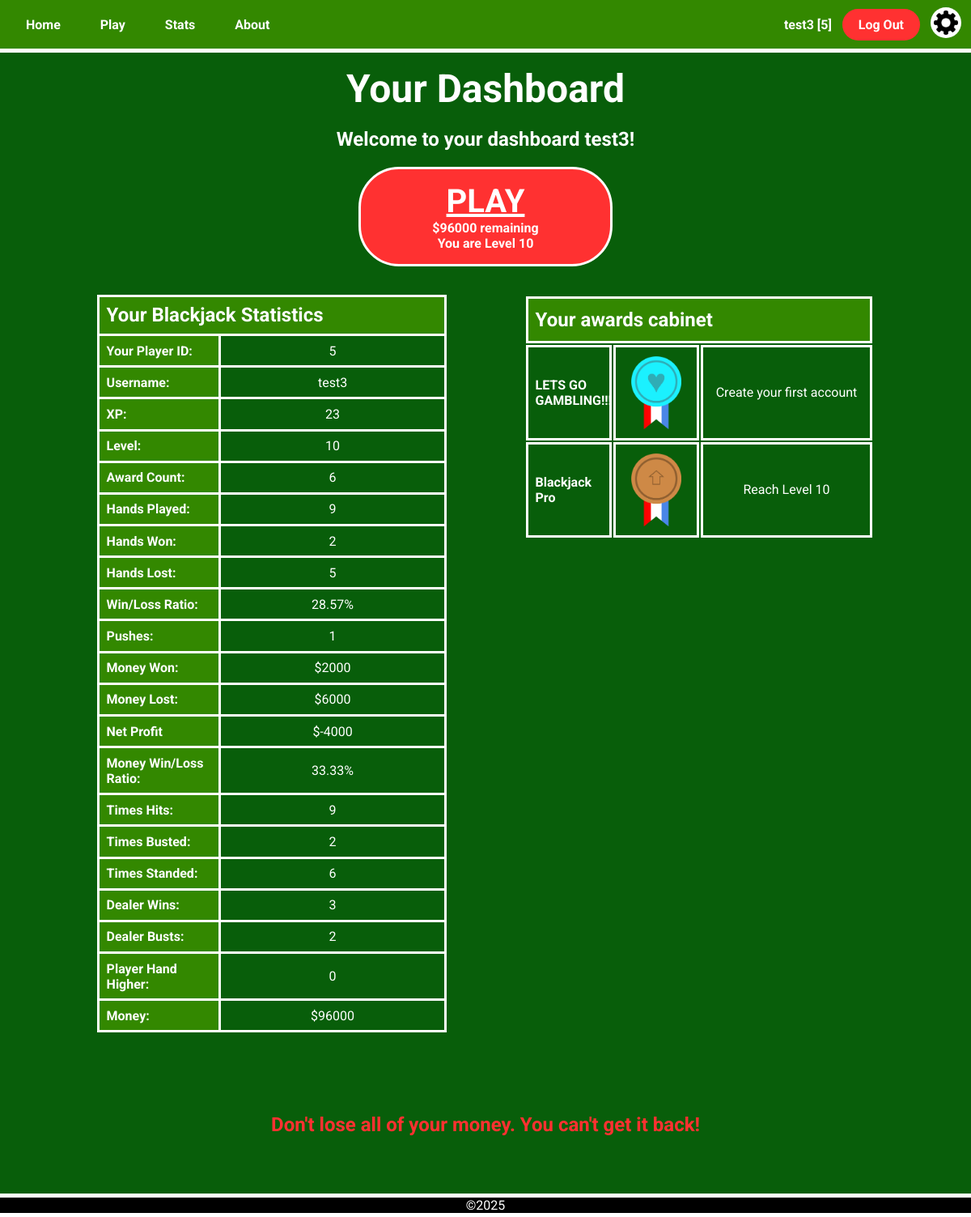
/dashboard (signed in), run on an earlier commit of the app's database.
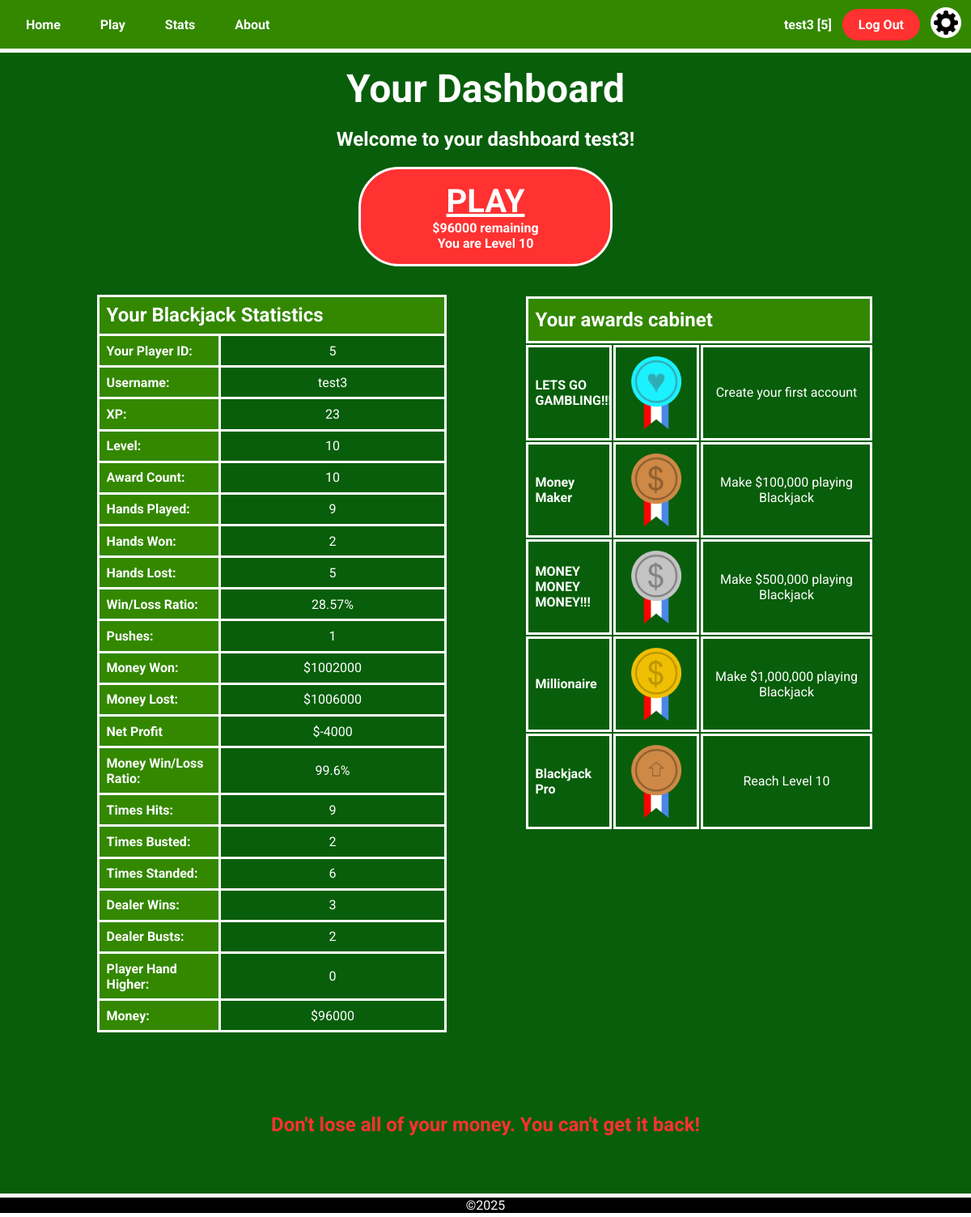
And on a later commit of the database.
### tables this page shows
CREATE TABLE Player (id INTEGER, username TEXT UNIQUE, password TEXT, xp INTEGER DEFAULT (0), level INTEGER DEFAULT (1), award_count INTEGER DEFAULT (0), hands_played INTEGER DEFAULT (0), wins INTEGER DEFAULT (0), losses INTEGER DEFAULT (0), pushes INTEGER DEFAULT (0), money_wins INTEGER DEFAULT (0), money_losses INTEGER DEFAULT (0), hits INTEGER DEFAULT (0), busts INTEGER DEFAULT (0), stands INTEGER DEFAULT (0), dealer_higher INTEGER DEFAULT (0), dealer_busts INTEGER DEFAULT (0), player_higher INTEGER DEFAULT (0), money INTEGER DEFAULT (100000), PRIMARY KEY (id));

CREATE TABLE Award (id INTEGER, name TEXT, description TEXT, image TEXT, PRIMARY KEY (id));

### blackjack.py (the view)
@app.route('/dashboard')
def dashboard():
    if not session.get("logged_in"):
        return redirect('/home')
    elif session.get('active_hand'):
        flash("Please finish your active hand")
        return redirect('/play')
    user_id = session.get("user_id")
    username = session.get("username")
    with sqlite3.connect(DATABASE) as db:
        db.row_factory = sqlite3.Row
        cursor = db.cursor()
        sql = "SELECT * FROM Player WHERE id = ?"
        cursor.execute(sql, (user_id,))
        stats_data = cursor.fetchone()
        sql = '''SELECT name, description, image FROM Award WHERE id IN(
        SELECT aid FROM PlayerAward WHERE pid=?);'''
        cursor.execute(sql, (user_id,))
        awards = [dict(row) for row in cursor.fetchall()]
    if stats_data['wins']+stats_data['losses'] == 0:
        hands_win_loss_ratio = 0
    else:
        hands_win_loss_ratio = stats_data['wins']/(stats_data['wins']+stats_data['losses'])
    if stats_data['money_losses'] == 0:
        money_loss_ratio = 0
    else:
        money_loss_ratio = stats_data['money_wins']/stats_data['money_losses']
    return render_template(
        "dashboard.html",
        title="Dashboard",
        user_id=user_id,
        username=username,
        stats_data=stats_data,
        awards=awards,
        hands_win_loss_ratio=round(hands_win_loss_ratio*100, 2),
        money_loss_ratio=round(money_loss_ratio*100, 2))

### blackjack.py (called while the page is built, shortened)
@app.context_processor
def inject_variables():
    return dict(logged_in=session.get("logged_in"),
                show_footer=True,
                username=session.get('username'),
                user_id=session.get('user_id'))

def awarding_player(claimed_awards, cursor, user_id, criteria, aid, stat):
    for i in range(len(criteria)):
        if stat >= criteria[i]:
            has_award = any(pid.get('aid') == aid[i] for pid in claimed_awards)

### templates/dashboard.html (shortened to what this page needs)
{% extends "layout.html" %}
{% block content %}
<h1 class="title">
    Your Dashboard
</h1>
<h2 class="sub_heading">Welcome to your dashboard {{username}}!</h2>
<div class="dashboard_play_button">
    <a href="play">
      <span class="play_text">
        PLAY
      </span>
      <div class="dashboard_money">
        ${{stats_data['money']}} remaining
      </div>
      <div class="level_message">
        You are Level {{stats_data['level']}}
      </div>
    </a>
</div>
<div class="stats">
  {% if stats_data %}
  <table class="player_stats_table">
    <tr>
      <th class="player_stats_table_title" colspan="2">
        Your Blackjack Statistics
      </th>
    </tr>
    <tr>
      <th>Your Player ID:</th>
      <td>{{stats_data['id']}}</td>
    </tr>
    <tr>
      <th>Username:</th>
      <td>{{stats_data['username']}}</td>
    </tr>
    <tr>
      <th>XP:</th>
      <td>{{stats_data['xp']}}</td>
    </tr>
    <tr>
      <th>Level:</th>
      <td>{{stats_data['level']}}</td>
    </tr>
    <tr>
      <th>Award Count:</th>
      <td>{{stats_data['award_count']}}</td>
    </tr>
    <tr>
      <th>Hands Played:</th>
      <td>{{stats_data['hands_played']}}</td>
    </tr>
    <tr>
      <th>Hands Won:</th>
      <td>{{stats_data['wins']}}</td>
    </tr>
    <tr>
      <th>Hands Lost:</th>
      <td>{{stats_data['losses']}}</td>
    </tr>
    <tr>
      <th>Win/Loss Ratio:</th>
      <td>{{hands_win_loss_ratio}}%</td>
    </tr>
    <tr>
      <th>Pushes:</th>
      <td>{{stats_data['pushes']}}</td>
    </tr>
    <tr>
      <th>Money Won:</th>
      <td>${{stats_data['money_wins']}}</td>
    </tr>
    <tr>
      <th>Money Lost:</th>
      <td>${{stats_data['money_losses']}}</td>
    </tr>
    {% set net_profit = stats_data['money_wins'] - stats_data['money_losses'] %}
    <tr>
      <th>Net Profit</th>
      <td>${{net_profit}}</td>
    </tr>
    <tr>
      <th>Money Win/Loss Ratio:</th>
      <td>{{money_loss_ratio}}%</td>
    </tr>
    <tr>
      <th>Times Hits:</th>
      <td>{{stats_data['hits']}}</td>
    </tr>
    <tr>
      <th>Times Busted:</th>
      <td>{{stats_data['busts']}}</td>
    </tr>
    <tr>
      <th>Times Standed:</th>
      <td>{{stats_data['stands']}}</td>
    </tr>
    <tr>
      <th>Dealer Wins:</th>
      <td>{{stats_data['dealer_higher']}}</td>
    </tr>
    <tr>
      <th>Dealer Busts:</th>
      <td>{{stats_data['dealer_busts']}}</td>
    </tr>
    <tr>
      <th>Player Hand Higher:</th>
      <td>{{stats_data['player_higher']}}</td>
    </tr>
    <tr>
      <th>Money:</th>
      <td>${{stats_data['money']}}</td>
    </tr>
  </table>
  <table class="awards_table">
    <tr>
      <th colspan="3" class="awards_table_title">
        Your awards cabinet
      </th>
    {% for award in awards %}
    <tr>
      <th>{{award.name}}</th>
      <td class="award_img_box"><img class="award_img" src="{{award.image}}" alt=""></td>
      <td>{{award.description}}</td>
    </tr>
    {% endfor %}
  </table>
  {% endif %}
</div>
<div>
  <h2 class="dashboard_money_message">Don't lose all of your money. You can't get it back!</h2>
</div>
{% endblock %}

### templates/layout.html (shortened to what this page needs)
<!DOCTYPE html>
<html lang="en">
<head>
    <link rel="stylesheet" href="../static/css/style.css">
</head>
<body>
    <nav>{% include "navigation.html"%}</nav>
    <main>{% block content %} {% endblock %}</main>
    {% if show_footer %}
    <footer>
        ©2025
    </footer>
    {% endif %}
</body>
</html>

### templates/navigation.html
<div class="navigation_bar">
    <div class="navigation_links">
        <a href="/home">Home</a>
        <a href="/play">Play</a>
        <a href="/stats">Stats</a>
        <a href="/about">About</a>
    </div>
    {% if logged_in %}
    <div class="navigation_buttons">
        <div class="player_tag">
            <a href="/dashboard">{{username}} [{{user_id}}]</a>
        </div>
        <div class="signlog">
            <a href="log_out">Log Out</a>
        </div>
        <a class="settings_button" href="settings">
            <img src="/static/images/settings_button.png" alt="Settings">
        </a>
    </div>
    {% else %}
    <div class="signlog">
        <a href="/login">Login</a>
        <a href="/signup">Signup</a>
    </div>
    {% endif %}
</div>

### static/css/style.css (style rules this page uses)
body { background-color: #085e0a; font-family: "Roboto", sans-serif; margin: 0; padding: 0; color: white; }
footer { background-color: #000000; border-top: 5px solid white; border-bottom: 5px solid white; text-align: center; color: white; width: 100%; position: fixed; bottom: 0; }
.title { margin: 1rem; font-size: 3rem; text-align: center; color: white; }
.sub_heading { text-align: center; color: #FFFFFF; }
.navigation_bar { background-color: #338800; display: flex; justify-content: space-between; align-items: center; padding: 0 12px; margin-left: 0; border-bottom: 5px solid white; height: 60px; }
.navigation_links a { margin-right: 5px; padding: 20px 20px; border-radius: 2px; color: #FFFFFF; font-weight: bold; text-decoration: none; height: 100%; }
.player_tag { display: inline-block; vertical-align: middle; color: #FFFFFF; font-weight: bold; }
.player_tag a { color: white; text-decoration: none; }
.signlog a { margin-right: 0px; margin-left: 9px; background-color: #ff3131; color:#FFFFFF; padding: 10px 20px; border-radius: 50px; font-weight: bold; text-decoration: none; }
.signlog, .settings_button { display: inline-block; vertical-align: middle; }
.settings_button img { width: 30px; height: 30px; margin: 0; padding: 4px; background-color: white; border-radius: 100%; cursor: pointer; margin-left: 9px; }
.player_stats_table { border-collapse: collapse; width: 100%; text-align: center; color: #FFFFFF; margin-bottom: 100px; }
.player_stats_table_title { font-size: 1.5rem; }
.player_stats_table th { border: 3px solid white; text-align: left; padding: 2%; background-color: #338800; width: 35%; }
.player_stats_table td { border: 3px solid white; padding: 2%; }
.awards_table { width: 100%; height: fit-content; text-align: center; color: #FFFFFF; }
.awards_table_title { background-color: #338800; color: #FFFFFF; font-size: 1.5rem; height: fit-content; }
.awards_table th { border: 3px solid white; height: 50px; width: 25%; text-align: left; padding-left: 2%; }
.awards_table td { border: 3px solid white; }
.award_img { width: 90px; height: 90px; object-fit: contain; display: block; margin: 10px auto; }
.award_img_box { text-align: center; width: 25%; }
.stats { color: #FFFFFF; display: grid; grid-template-columns: 1fr 1fr; margin: 0 10%; gap: 10%; margin-top: 35px; padding-bottom: 0; }
.dashboard_play_button { display: flex; justify-content: center; margin: 20px 0; width: 100%; }
.dashboard_play_button a { font-weight: bold; background-color: #ff3131; padding: 1rem 5.5rem; border: 3px solid white; border-radius: 50px; color: #FFFFFF; text-decoration: none; display: inline-block; }
.dashboard_play_button span { display: block; text-align: center; font-size: 2.5rem; margin-bottom: 0; }
.dashboard_money { font-size: 16px; text-align: center; }
.play_text { text-decoration: underline; }
.level_message { text-align: center; font-size: 16px; }
.dashboard_money_message { color: #ff3131; padding: 100px; text-align: center; padding-top: 0; margin: 0; }

What changed in the data, as far as the page shows it:
changed Player "test3": award_count "6" → "10"; money_wins "2000" → "1002000"; money_losses "6000" → "1006000"
now on this page (row unchanged): Award: name "Money Maker", image (picture), description "Make $100,000 playing Blackjack"
now on this page (row unchanged): Award: name "MONEY MONEY MONEY!!!", image (picture), description "Make $500,000 playing Blackjack"
now on this page (row unchanged): Award: name "Millionaire", image (picture), description "Make $1,000,000 playing Blackjack"
Also different on the page:
{{ money_loss_ratio }}: "33.33" → "99.6"
